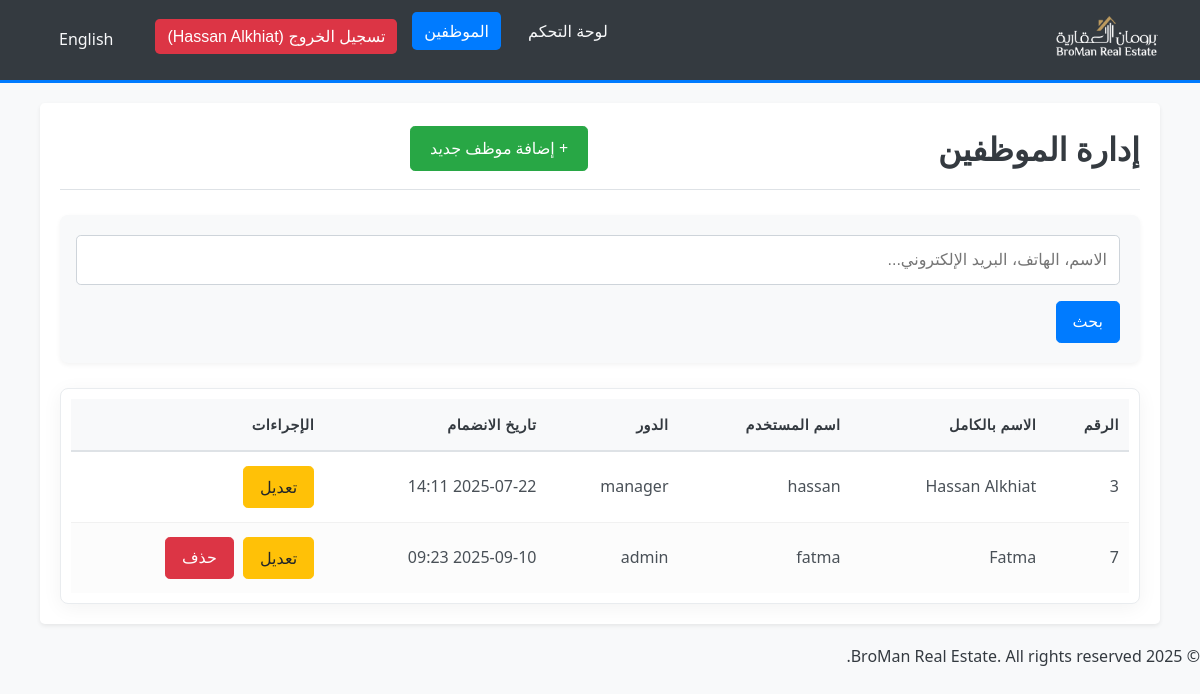
/employees_list.php (signed in), run on the app's committed database.
### tables this page shows
CREATE TABLE `employees` (
  `EmployeeID` int(11) NOT NULL,
  `FullName` varchar(255) NOT NULL,
  `Username` varchar(50) NOT NULL,
  `Password` varchar(255) NOT NULL COMMENT 'Stored using PHP password_hash (bcrypt)',
  `Role` enum('manager','admin','user') NOT NULL DEFAULT 'user',
  `DateJoined` timestamp NULL DEFAULT current_timestamp()
);

### lang/translate.php (called while the page is built, shortened)
<?php
$lang_file = __DIR__ . '/' . $_SESSION['lang'] . '.php';
if (file_exists($lang_file)) {
    $translations = include($lang_file);
} else {
    $translations = include(__DIR__ . '/ar.php');
}
function t($key)
{
    global $translations;
    return isset($translations[$key]) ? $translations[$key] : $key;
}
function get_direction()
{
    return ($_SESSION['lang'] == 'ar') ? 'rtl' : 'ltr';
}
function get_lang_code()
{
    return $_SESSION['lang'];
}

### permissions.php (called while the page is built, shortened)
<?php
function get_user_role() {
    return isset($_SESSION["role"]) ? $_SESSION["role"] : null;
}
function is_manager() {
    return get_user_role() === 'manager';
}
function can_manage_employees() {
    return is_manager();
}
?>

### employees_list.php (the view, shortened to what this page needs)
<?php
require_once __DIR__ .
'/lang/translate.php';
require_once 'permissions.php';
require_once __DIR__ . '/db.php';
$search_term = isset($_GET['search']) ? trim($_GET['search']) : '';
$sql = "SELECT EmployeeID, FullName, Username, Role, DateJoined FROM employees";
$sql .= " ORDER BY EmployeeID ASC";
$employees = [];
if ($stmt = $conn->prepare($sql)) {
    if ($stmt->execute()) {
        $result = $stmt->get_result();
        while ($row = $result->fetch_assoc()) {
            $employees[] = $row;
        }
    } else {
        error_log("Error fetching employees: " . $stmt->error);
        $_SESSION['error_message'] = t('error_retrieving_employees');
    }
} else {
    error_log("Error preparing statement for employees: " . $conn->error);
    $_SESSION['error_message'] = t('database_error');
}
?>
<!DOCTYPE html>
<html lang="<?php echo get_lang_code(); ?>" dir="<?php echo get_direction(); ?>">
<head>
    <link rel="stylesheet" href="modern_styles.css">
    <?php if (get_direction() === 'rtl'): ?>
        <link rel="stylesheet" href="rtl_styles.css">
    <?php endif; ?>
</head>
<body>
<?php require_once __DIR__ . '/navbar.php'; ?>
    <div class="container">
        <div class="page-header">
            <h1><?php echo t('employee_management'); ?></h1>
            <a href="add_employee.php" class="btn btn-add">+ <?php echo t('add_new_employee'); ?></a>
        </div>
        <div class="filter-section">
            <form method="GET" action="employees_list.php" class="filter-form">
                <div class="filter-item">
                    <input type="text" name="search" class="form-input" placeholder="<?php echo t('search_employees_placeholder'); ?>" value="<?php echo htmlspecialchars($search_term); ?>">
                </div>
                <div class="filter-item">
                    <button type="submit" class="btn btn-primary"><?php echo t('search'); ?></button>
                </div>
            </form>
        </div>
        <?php if (!empty($employees)): ?>
            <div class="table-responsive">
                <table class="properties-table">
                    <thead>
                        <tr>
                            <th><?php echo t('employee_id'); ?></th>
                            <th><?php echo t('full_name'); ?></th>
                            <th><?php echo t('username'); ?></th>
                            <th><?php echo t('role'); ?></th>
                            <th><?php echo t('date_joined'); ?></th>
                            <th><?php echo t('actions'); ?></th>
                        </tr>
                    </thead>
                    <tbody>
                        <?php foreach ($employees as $employee): ?>
                            <tr>
                                <td><?php echo htmlspecialchars($employee['EmployeeID']); ?></td>
                                <td><?php echo htmlspecialchars($employee['FullName']); ?></td>
                                <td><?php echo htmlspecialchars($employee['Username']); ?></td>
                                <td><?php echo t(htmlspecialchars($employee['Role'])); ?></td>
                                <td><?php echo htmlspecialchars(date('Y-m-d H:i', strtotime($employee['DateJoined']))); ?></td>
                                <td class="actions">
                                    <a href="edit_employee.php?id=<?php echo $employee['EmployeeID']; ?>" class="btn btn-edit"><?php echo t('edit'); ?></a>
                                    <?php
                                    $loggedInEmployeeId = $_SESSION['employee_id'] ?? ($_SESSION['user_id'] ?? null);
                            if ($loggedInEmployeeId != $employee['EmployeeID']): ?>
                                        <form method="POST" action="delete_employee.php" style="display:inline" onsubmit="return confirm('<?php echo t('confirm_delete_employee'); ?>');">
                                            <button type="submit" class="btn btn-delete"><?php echo t('delete'); ?></button>
                                        </form>
                                    <?php endif; ?>
                                </td>
                            </tr>
                        <?php endforeach; ?>
                    </tbody>
                </table>
            </div>
        <?php endif; ?>
    </div>
<?php require_once __DIR__ . '/footer.php'; ?>
</body>
</html>

### navbar.php (shortened to what this page needs)
<?php
require_once __DIR__ . '/lang/translate.php';
require_once 'permissions.php';
$is_logged_in = isset($_SESSION["loggedin"]) && $_SESSION["loggedin"] === true;
$user_full_name = isset($_SESSION["full_name"]) ? htmlspecialchars($_SESSION["full_name"]) : "Guest";
$active_page = basename($_SERVER["PHP_SELF"]);
$logo_path = "images/broman_logo.png";
$current_lang = get_lang_code();
$switch_lang = ($current_lang == 'ar') ? 'en' : 'ar';
$switch_lang_text = ($current_lang == 'ar') ? t('switch_language_en') : t('switch_language_ar');
$query_params = $_GET;
$query_params['lang'] = $switch_lang;
$switch_lang_url = basename($_SERVER['PHP_SELF']) . '?' . http_build_query($query_params);
?>
<nav class="navbar">
    <div class="logo-container">
        <a href="dashboard.php" class="company-name-link">
            <img src="<?php echo $logo_path; ?>" alt="<?php echo t('broman_real_estate_logo'); ?>" class="logo">
        </a>
    </div>
    <ul>
        <?php if ($is_logged_in): ?>
            <li><a href="dashboard.php" class="<?php echo ($active_page == "dashboard.php") ? "active" : ""; ?>"><?php echo t('dashboard'); ?></a></li>
            <?php if (can_manage_employees()): ?>
                <li><a href="employees_list.php" class="<?php echo ($active_page == "employees_list.php" || $active_page == "add_employee.php" || $active_page == "edit_employee.php") ? "active" : ""; ?>"><?php echo t('employees'); ?></a></li>
            <?php endif; ?>
            <li>
                <form action="logout.php" method="POST" style="display: inline;">
                    <button type="submit" class="btn-logout"><?php echo sprintf(t('logout_user'), $user_full_name); ?></button>
                </form>
            </li>
        <?php else: ?>
            <li><a href="login.php" class="<?php echo ($active_page == "login.php") ? "active" : ""; ?>"><?php echo t('login'); ?></a></li>
        <?php endif; ?>
         <li><a href="<?php echo htmlspecialchars($switch_lang_url); ?>" class="lang-switch"><?php echo $switch_lang_text; ?></a></li>
    </ul>
</nav>

### footer.php (shortened to what this page needs)
<footer class="footer">
    <p>&copy; <?php echo date("Y"); ?> BroMan Real Estate. All rights reserved.</p>
</footer>

### modern_styles.css (style rules this page uses)
:root { --primary-color: #007bff; --secondary-color: #6c757d; --light-color: #f8f9fa; --dark-color: #343a40; --success-color: #28a745; --danger-color: #dc3545; --warning-color: #ffc107; --font-family: 'Segoe UI', Tahoma, Geneva, Verdana, sans-serif; --border-radius: 0.3rem; --box-shadow: 0 0.125rem 0.25rem rgba(0, 0, 0, 0.075); }
body { font-family: var(--font-family); margin: 0; background-color: var(--light-color); color: var(--dark-color); line-height: 1.6; }
.container { width: 90%; max-width: 1200px; margin: 20px auto; padding: 20px; background-color: #fff; border-radius: var(--border-radius); box-shadow: var(--box-shadow); }
.navbar { background-color: var(--dark-color); padding: 1rem 2rem; display: flex; justify-content: space-between; align-items: center; border-bottom: 3px solid var(--primary-color); }
.navbar .logo-container { display: flex; align-items: center; }
.navbar .logo { height: 40px; margin-right: 10px; }
.navbar ul { list-style: none; margin: 0; padding: 0; display: flex; }
.navbar ul li { margin-left: 20px; }
.navbar ul li a { color: #f8f9fa; text-decoration: none; font-size: 1rem; padding: 0.5rem 0.75rem; border-radius: var(--border-radius); transition: background-color 0.3s ease; }
.navbar ul li a:hover, .navbar ul li a.active { background-color: var(--primary-color); color: #fff; }
.navbar ul li form button { background-color: var(--danger-color); color: white; border: none; padding: 0.5rem 0.75rem; border-radius: var(--border-radius); cursor: pointer; font-size: 1rem; }
.page-header { display: flex; justify-content: space-between; align-items: center; margin-bottom: 25px; padding-bottom: 15px; border-bottom: 1px solid #dee2e6; }
.page-header h1, .page-title { margin: 0; font-size: 2rem; color: var(--dark-color); }
.btn { display: inline-block; font-weight: 400; text-align: center; vertical-align: middle; cursor: pointer; user-select: none; background-color: transparent; border: 1px solid transparent; padding: 0.5rem 1rem; font-size: 1rem; line-height: 1.5; border-radius: var(--border-radius); transition: color 0.15s ease-in-out, background-color 0.15s ease-in-out, border-color 0.15s ease-in-out, box-shadow 0.15s ease-in-out; text-decoration: none; }
.btn-primary { color: #fff; background-color: var(--primary-color); border-color: var(--primary-color); }
.btn-add { color: #fff; background-color: var(--success-color); border-color: var(--success-color); padding: 0.6rem 1.2rem; }
.btn-edit { color: #212529; background-color: var(--warning-color); border-color: var(--warning-color); }
.btn-delete { color: #fff; background-color: var(--danger-color); border-color: var(--danger-color); }
.form-input, .form-card select, .form-card textarea { display: block; width: calc(100% - 22px); padding: 0.75rem; font-size: 1rem; line-height: 1.5; color: #495057; background-color: #fff; background-clip: padding-box; border: 1px solid #ced4da; border-radius: var(--border-radius); transition: border-color 0.15s ease-in-out, box-shadow 0.15s ease-in-out; margin-bottom: 1rem; }
.table-responsive { background-color: #ffffff; border-radius: 8px; box-shadow: 0 4px 20px rgba(0, 0, 0, 0.05); padding: 10px; border: 1px solid #e9ecef; }
.properties-table { width: 100%; border-collapse: collapse; }
.properties-table thead th { background-color: #f8f9fa; color: #343a40; padding: 16px; text-align: right; font-weight: 600; font-size: 0.9rem; text-transform: uppercase; letter-spacing: 0.5px; border-bottom: 2px solid #dee2e6; }
.properties-table tbody td { padding: 15px; vertical-align: middle; color: #495057; border-bottom: 1px solid #f1f1f1; transition: background-color 0.2s ease; }
.properties-table tbody tr:nth-of-type(even) { background-color: #fcfcfc; }
.properties-table tbody tr:last-child td { border-bottom: none; }
.properties-table td, .properties-table th { white-space: normal !important; word-wrap: break-word; hyphens: auto; }
.properties-table thead th, .properties-table tbody td { padding: 14px 10px; }
.filter-section { margin-bottom: 25px; padding: 20px; background-color: #f8f9fa; border-radius: 8px; box-shadow: 0 2px 5px rgba(0,0,0,0.05); }
.filter-item { flex: 1; min-width: 200px; }

### data on the page
employees: EmployeeID "3", FullName "Hassan Alkhiat", Username "hassan", Role "manager", DateJoined "2025-07-22 14:11"
employees: EmployeeID "7", FullName "Fatma", Username "fatma", Role "admin", DateJoined "2025-09-10 09:23"

### other printed values
t('dashboard') "لوحة التحكم"
t('employees') "الموظفين"
sprintf(t('logout_user'), $user_full_name) "تسجيل الخروج (Hassan Alkhiat)"
$switch_lang_text "English"
t('employee_management') "إدارة الموظفين"
t('add_new_employee') "إضافة موظف جديد"
t('search') "بحث"
t('employee_id') "الرقم"
t('full_name') "الاسم بالكامل"
t('username') "اسم المستخدم"
t('role') "الدور"
t('date_joined') "تاريخ الانضمام"
t('actions') "الإجراءات"
